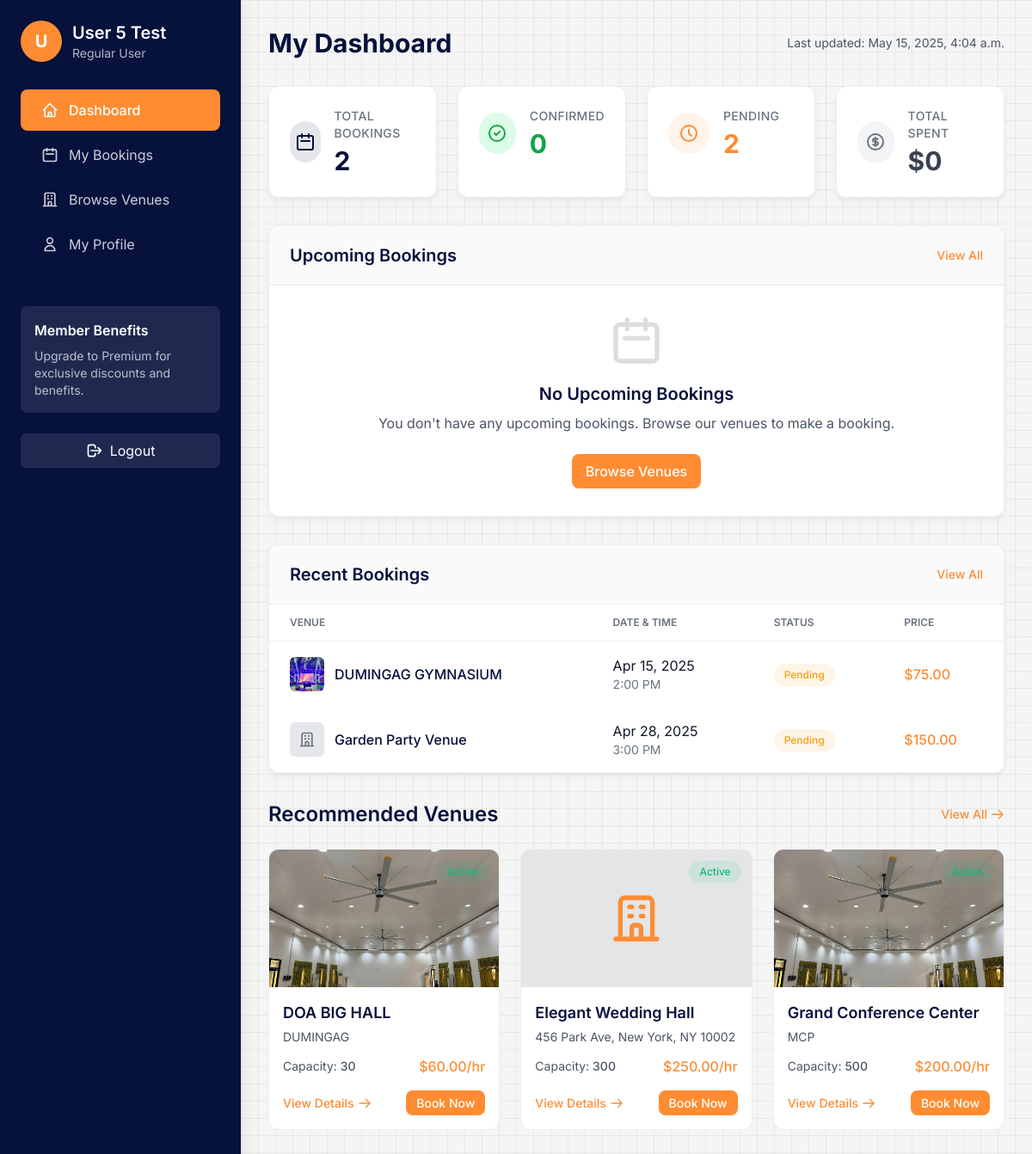
Before: /dashboard/ (signed in) with the older database file.
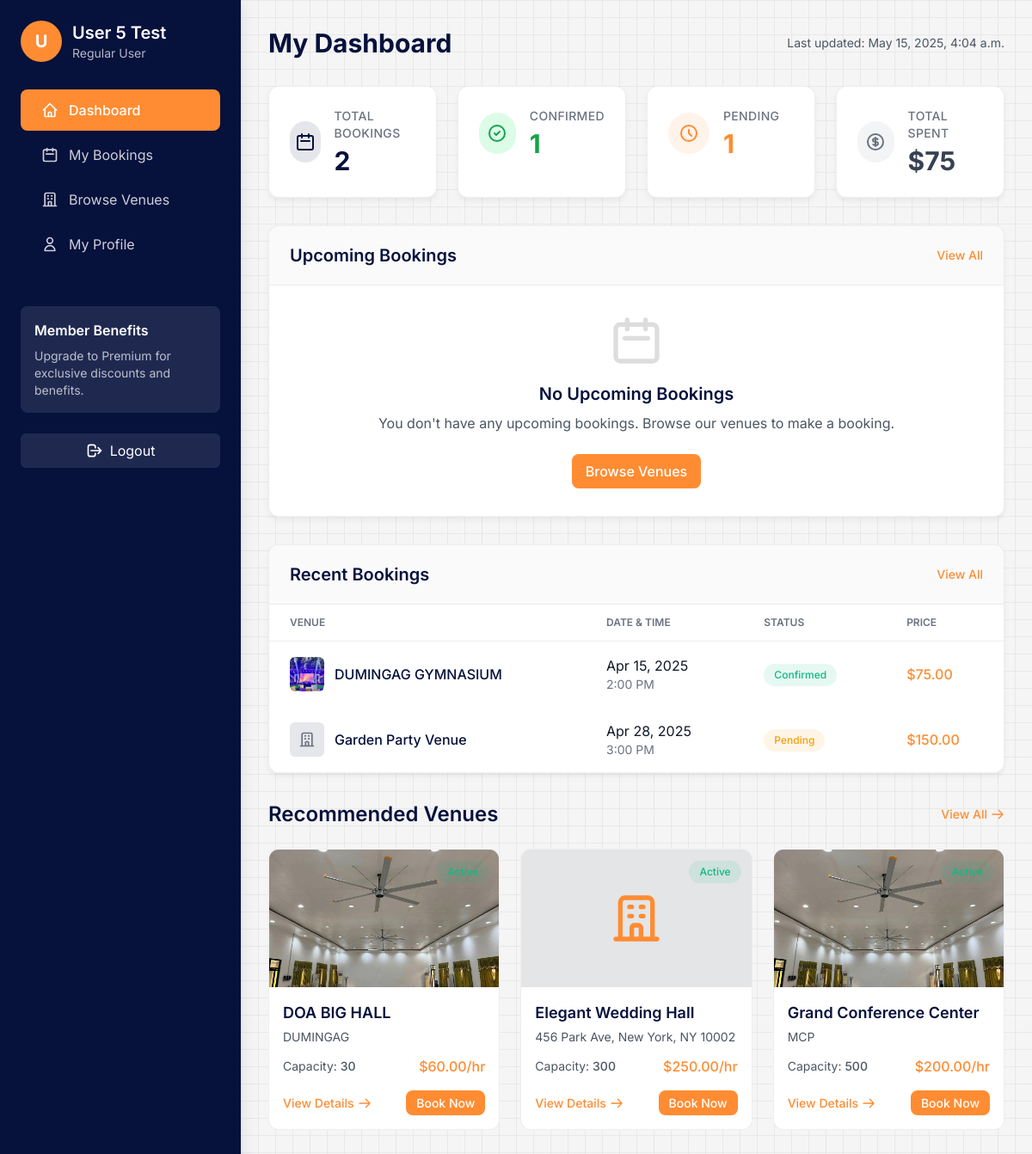
After: the same page with the newer database file.
### booking/models/booking.py (models this page shows, shortened)
class Booking(models.Model):
    STATUS_CHOICES = [
        ('pending', 'Pending'),
        ('confirmed', 'Confirmed'),
        ('cancelled', 'Cancelled'),
    ]
    user = models.ForeignKey(User, on_delete=models.CASCADE, related_name='bookings')
    venue = models.ForeignKey(Venue, on_delete=models.CASCADE, related_name='bookings')
    time_slot = models.ForeignKey(TimeSlot, on_delete=models.CASCADE, related_name='bookings')
    num_guests = models.PositiveIntegerField()
    status = models.CharField(max_length=20, choices=STATUS_CHOICES, default='pending')
    special_requests = models.TextField(blank=True)
    total_price = models.DecimalField(max_digits=10, decimal_places=2)
    booking_date = models.DateTimeField(auto_now_add=True)
    class Meta:
        ordering = ['-booking_date']

### booking/models/venue.py (models this page shows, shortened)
class Venue(models.Model):
    STATUS_CHOICES = [
        ('active', 'Active'),
        ('maintenance', 'Under Maintenance'),
        ('inactive', 'Inactive'),
    ]
    name = models.CharField(max_length=200)
    description = models.TextField()
    address = models.CharField(max_length=255)
    capacity = models.PositiveIntegerField()
    hourly_rate = models.DecimalField(max_digits=10, decimal_places=2)
    image = models.ImageField(upload_to='venues/', blank=True, null=True)
    categories = models.ManyToManyField(Category, related_name='venues')
    manager = models.ForeignKey(VenueManager, on_delete=models.SET_NULL, null=True, related_name='managed_venues')
    status = models.CharField(max_length=20, choices=STATUS_CHOICES, default='active')
    created_at = models.DateTimeField(auto_now_add=True)
    updated_at = models.DateTimeField(auto_now=True)
    class Meta:
        ordering = ['name']

### booking/models/time_slot.py (models this page shows, shortened)
class TimeSlot(models.Model):
    venue = models.ForeignKey(Venue, on_delete=models.CASCADE, related_name='time_slots')
    date = models.DateField()
    start_time = models.TimeField()
    end_time = models.TimeField()
    is_available = models.BooleanField(default=True)
    class Meta:
        ordering = ['date', 'start_time']
        unique_together = ['venue', 'date', 'start_time']

### booking/views/user_views.py (the view)
# urls.py: path('dashboard/', views.user_dashboard, name='user_dashboard'),
@login_required
def user_dashboard(request):
    from booking.models import UserProfile
    profile, created = UserProfile.objects.get_or_create(user=request.user)
    if created:
        messages.info(request, 'We created a new profile for you. Please update your information.')
    booking_stats = profile.get_booking_statistics()
    recent_bookings = Booking.objects.filter(user=request.user).order_by('-booking_date')[:5]
    today = timezone.now().date()
    upcoming_bookings = Booking.objects.filter(
        user=request.user,
        status='confirmed',
        time_slot__date__gte=today
    ).order_by('time_slot__date')[:3]
    recommended_venues = Venue.objects.filter(status='active').order_by('?')[:3]
    context = {
        'profile': profile,
        'booking_stats': booking_stats,
        'recent_bookings': recent_bookings,
        'upcoming_bookings': upcoming_bookings,
        'recommended_venues': recommended_venues,
    }
    return render(request, 'booking/user_dashboard.html', context)

### booking/context_processors.py (called while the page is built)
def common_context(request):
    return {
        'all_categories': Category.objects.all(),
    }

### templates/booking/user_dashboard.html (shortened to what this page needs)
<!DOCTYPE html>
<html lang="en">
<head>
    <script src="https://cdn.tailwindcss.com"></script>
</head>
<body>
    <div class="dashboard-container">
        {% with active_page='dashboard' %}
            {% include 'booking/components/user_sidebar.html' %}
        {% endwith %}
        <main class="p-8">
            <div class="flex justify-between items-center mb-8">
                <h1 class="text-3xl font-bold text-primary">My Dashboard</h1>
                <div class="text-sm text-gray-600">
                    Last updated: {% now "F j, Y, g:i a" %}
                </div>
            </div>
            {% include 'booking/components/user_stats_cards.html' %}
            {% include 'booking/components/upcoming_bookings.html' %}
            {% include 'booking/components/recent_bookings.html' %}
            {% include 'booking/components/recommended_venues.html' %}
        </main>
    </div>
</body>
</html>

### templates/booking/components/recent_bookings.html
<div class="dashboard-card mb-8">
    <div class="dashboard-card-header">
        <h2 class="text-xl font-semibold text-primary">Recent Bookings</h2>
        <a href="{% url 'my_bookings' %}" class="text-accent hover:text-accent/80 text-sm font-medium">View All</a>
    </div>
    {% if recent_bookings %}
    <div class="overflow-x-auto">
        <table class="dashboard-table">
            <thead>
                <tr>
                    <th>Venue</th>
                    <th>Date & Time</th>
                    <th>Status</th>
                    <th>Price</th>
                </tr>
            </thead>
            <tbody>
                {% for booking in recent_bookings %}
                <tr>
                    <td>
                        <div class="flex items-center">
                            {% if booking.venue.image %}
                            <div class="flex-shrink-0 h-10 w-10 mr-3">
                                <img class="h-10 w-10 rounded-md object-cover" src="{{ booking.venue.image.url }}" alt="{{ booking.venue.name }}">
                            </div>
                            {% else %}
                            <div class="flex-shrink-0 h-10 w-10 bg-gray-200 rounded-md flex items-center justify-center mr-3">
                                <svg class="h-5 w-5 text-gray-500" fill="none" viewBox="0 0 24 24" stroke="currentColor">
                                    <path stroke-linecap="round" stroke-linejoin="round" stroke-width="2" d="M19 21V5a2 2 0 00-2-2H7a2 2 0 00-2 2v16m14 0h2m-2 0h-5m-9 0H3m2 0h5M9 7h1m-1 4h1m4-4h1m-1 4h1m-5 10v-5a1 1 0 011-1h2a1 1 0 011 1v5m-4 0h4"></path>
                                </svg>
                            </div>
                            {% endif %}
                            <div class="font-medium text-primary">{{ booking.venue.name }}</div>
                        </div>
                    </td>
                    <td>
                        <div class="text-gray-900">{{ booking.time_slot.date|date:"M d, Y" }}</div>
                        <div class="text-sm text-gray-500">{{ booking.time_slot.start_time|time:"g:i A" }}</div>
                    </td>
                    <td>
                        <span class="badge {% if booking.status == 'confirmed' %}badge-success{% elif booking.status == 'pending' %}badge-warning{% else %}badge-danger{% endif %}">
                            {{ booking.status|title }}
                        </span>
                    </td>
                    <td class="font-medium text-accent">${{ booking.total_price }}</td>
                </tr>
                {% endfor %}
            </tbody>
        </table>
    </div>
    {% else %}
    <div class="p-8 text-center">
        <p class="text-gray-600">No bookings yet.</p>
    </div>
    {% endif %}
</div>

Changed rows visible on the page:
changed Booking "DUMINGAG GYMNASIUM": status "Pending" → "Confirmed"
Other visible differences:
{{ booking_stats.confirmed_count }}: "0" → "1"
{{ booking_stats.pending_count }}: "2" → "1"
{{ booking_stats.total_spent }}: "0" → "75"
